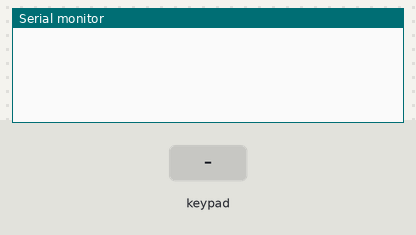
The sketch below on a simulated Arduino Uno, built with avr-gcc and run on an emulated ATmega328P. Shown: the last lines printed to the serial monitor. The test bench sets the inputs (shaded band).

Above: at 1.2 s.
1.3 s: key '1' pressed
At 2.5 s:
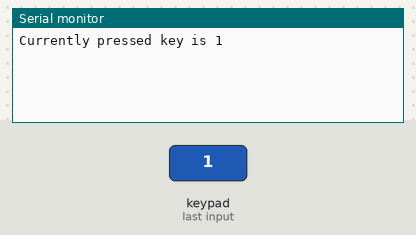
2.8 s: keypad keys 9 8 7 6 # pressed 0.4 s apart
At 5.1 s:
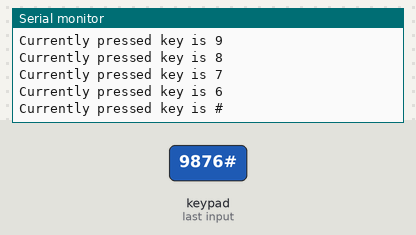
6.3 s: key 'A' pressed
At 7.5 s:
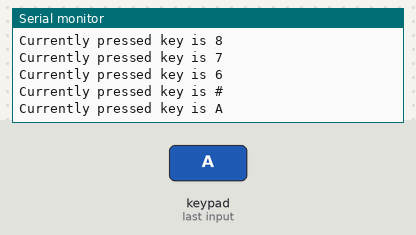
7.8 s: keypad keys 9 8 7 6 * pressed 0.4 s apart
At 9.8 s:
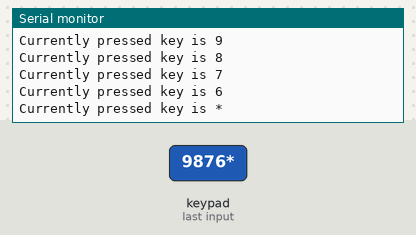
11.3 s: key 'B' pressed
At 12.5 s:
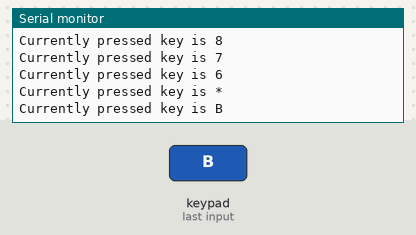
12.8 s: keypad keys 9 8 7 6 D pressed 0.4 s apart
At 15.0 s:
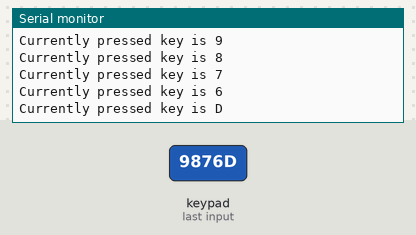
Timing chart, 0 to 16.5 s (numbered marks = the images above; inputs shaded):
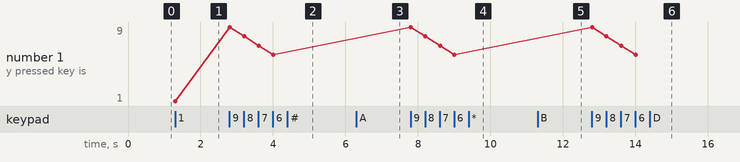

Measured:
- after the input at 1.3 s, the serial monitor: prints a new line at once (image 1)
- after the input at 2.8 s, the serial monitor: prints a new line at once (image 2)
- after the input at 6.3 s, the serial monitor: prints a new line at once (image 3)
- after the input at 7.8 s, the serial monitor: prints a new line at once (image 4)
- after the input at 11.3 s, the serial monitor: prints a new line at once (image 5)
- after the input at 12.8 s, the serial monitor: prints a new line at once (image 6)
- plotted number 1: 1 → 6 after the input at 2.8 s

The sketch:

CH_22_code_3.ino
```cpp
/*
 *  아트멜 스튜디오와 아두이노로 배우는 ATmega328 프로그래밍
 *
 * 		Gyeongyong Heo (hgycap@deu.ac.kr)
 *			Department of Electronic Engineering
 *			Dong-eui University
 *  	2015. 07. 14
 */

#include <Keypad.h>
const byte ROWS = 4;
const byte COLS = 4;
char keys[ROWS][COLS] = {
	{'1', '2', '3', 'A'},
	{'4', '5', '6', 'B'},
	{'7', '8', '9', 'C'},
	{'*', '0', '#', 'D'}
};
byte rowPins[ROWS] = {9, 8, 7, 6};
byte colPins[COLS] = {5, 4, 3, 2};
// 키패드 객체 생성 및 초기화
// 키패드의 크기, 연결 핀 그리고 키 값을 지정
Keypad keypad = Keypad(makeKeymap(keys), rowPins, colPins, ROWS, COLS);
void setup(){
	Serial.begin(9600); // 시리얼 통신 초기화
}
void loop(){
	char key = keypad.getKey(); // 현재 눌러진 키 검사
	if(key != NO_KEY){ // 눌러진 키가 있는 경우
		Serial.println(String("Currently pressed key is ") + key);
	}
}
```
